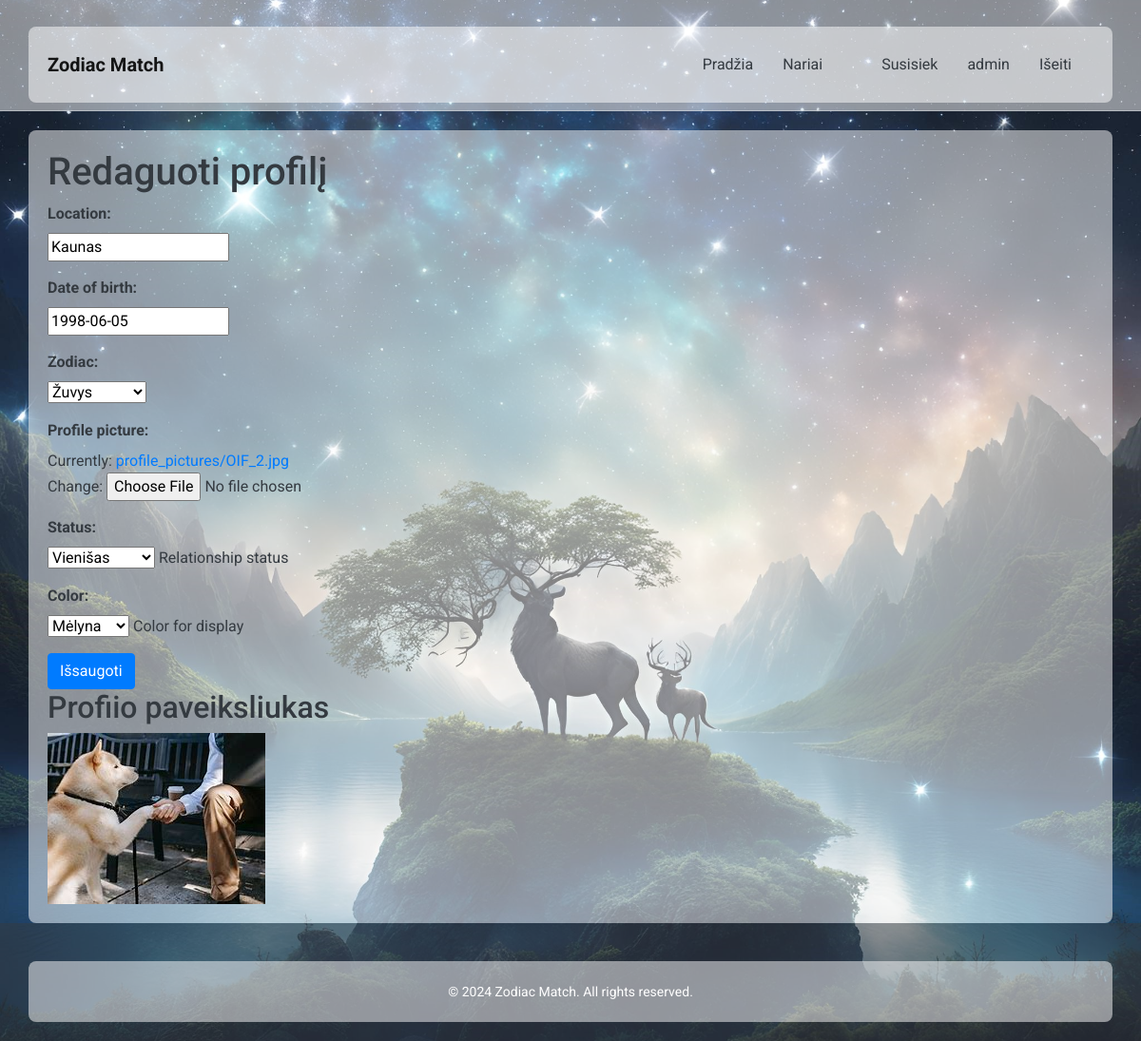
/main/edit-profile/ (signed in), run on the app's committed database.
### zodiacapp/models.py (models this page shows, shortened)
class UserProfile(models.Model):
    ZODIAC_CHOICES = [
        ('Avinas', 'Avinas'),
        ('Jautis', 'Jautis'),
        ('Dvyniai', 'Dvyniai'),
        ('Vėžys', 'Vėžys'),
        ('Liūtas', 'Liūtas'),
        ('Mergelė', 'Mergelė'),
        ('Svarstyklės', 'Svarstyklės'),
        ('Skorpionas', 'Skorpionas'),
        ('Šaulys', 'Šaulys'),
        ('Ožiaragis', 'Ožiaragis'),
        ('Vandenis', 'Vandenis'),
        ('Žuvys', 'Žuvys'),
    ]
    user = models.OneToOneField(User, on_delete=models.CASCADE)
    bio = models.TextField(blank=True)
    profile_picture = models.ImageField(upload_to='profile_pictures/', default='images/default_profile_picture.png')
    location = models.CharField(max_length=100, blank=True)
    date_of_birth = models.DateField(blank=True, null=True)
    zodiac = models.CharField(max_length=20, blank=True)

class RelationshipStatus(models.Model):
    user = models.OneToOneField(User, related_name='relationship_status', on_delete=models.CASCADE)
    STATUS_CHOICES = (
        ('Vienišas', 'Vienišas'),
        ('Įsipareigojęs', 'Įsipareigojęs'),
        ('Susižadėjęs', 'Susižadėjęs'),
        ('Vedęs', 'Vedęs'),
        ('Komplikuota', 'Komplikuota'),
    )
    status = models.CharField(
        max_length=20,
        choices=STATUS_CHOICES,
        default='Vienišas',
        help_text='Relationship status'
    )
    COLOR_CHOICES = (
        ('red', 'Raudona'),
        ('green', 'Žalia'),
        ('blue', 'Mėlyna'),
        ('yellow', 'Geltona'),
    )
    color = models.CharField(
        max_length=10,
        choices=COLOR_CHOICES,
        default='blue',
        help_text='Color for display'
    )

### zodiacapp/views.py (the view)
# urls.py: path('edit-profile/', views.edit_profile_view, name='edit-profile'),
@login_required
def edit_profile_view(request):
    user_profile, created = UserProfile.objects.get_or_create(user=request.user)
    relationship_status, created = RelationshipStatus.objects.get_or_create(user=request.user)
    if request.method == 'POST':
        profile_form = UserProfileForm(request.POST, request.FILES, instance=user_profile)
        status_form = RelationshipStatusForm(request.POST, instance=relationship_status)
        if profile_form.is_valid() and status_form.is_valid():
            profile_form.save()
            status_form.save()
            return redirect('profile')
    else:
        profile_form = UserProfileForm(instance=user_profile)
        status_form = RelationshipStatusForm(instance=relationship_status)
    return render(request, 'edit_profile.html', {
        'profile_form': profile_form,
        'status_form': status_form
    })

### zodiacapp/forms.py
class UserProfileForm(forms.ModelForm):
    class Meta:
        model = UserProfile
        fields = ['location', 'date_of_birth', 'zodiac', 'profile_picture']
        widgets = {
            'zodiac': forms.Select(choices=UserProfile.ZODIAC_CHOICES),
        }

class RelationshipStatusForm(forms.ModelForm):
    class Meta:
        model = RelationshipStatus
        fields = ['status', 'color']

### zodiacapp/templates/edit_profile.html (shortened to what this page needs)
{% extends 'base.html' %}
{% load static %}
{% block content %}
<head>
</head>
<body>
    <h1>Redaguoti profilį</h1>
    <form method="post" enctype="multipart/form-data">
        {{ profile_form.as_p }}
        {{ status_form.as_p }}
        <button class="btn btn-primary" type="submit">Išsaugoti</button>
    </form>
    <h2>Profiio paveiksliukas</h2>
    {% if user.userprofile.profile_picture %}
        <img src="{{ user.userprofile.profile_picture.url }}" alt="Profile Picture">
    {% else %}
        <img src="{% static 'default_profile_picture.png' %}" alt="Default Profile Picture">
    {% endif %}
</body>
{% endblock %}

### zodiacapp/templates/base.html (shortened to what this page needs)
<!DOCTYPE html>
<html lang="en">
<head>
    <link rel="stylesheet" href="https://stackpath.bootstrapcdn.com/bootstrap/4.5.2/css/bootstrap.min.css">
    {% load static %}
    <link rel="stylesheet" href="{% static 'css/styles.css' %}">
</head>
<body>
    <nav class="navbar navbar-expand-lg navbar-light">
        <div class="container">
            <a class="navbar-brand" href="{% url 'index' %}">Zodiac Match</a>
            <div class="collapse navbar-collapse" id="navbarNav">
                <ul class="navbar-nav ml-auto">
                    <li class="nav-item">
                        <a class="nav-link" href="{% url 'index' %}">Pradžia</a>
                    </li>
                    <li class="nav-item">
                        <a class="nav-link" href="{% url 'users-all' %}">Nariai</a>
                    </li>
                    <li class="nav-item">
                        <a class="nav-link" href="{% url 'matchmaking' %}"></a>
                    </li>
                    <li class="nav-item">
                        <a class="nav-link" href="{% url 'contact' %}">Susisiek</a>
                    </li>
                    {% if user.is_authenticated %}
                    <li class="nav-item">
                        <a class="nav-link" href="{% url 'profile' %}">{{ user.username }}</a>
                    </li>
                    <li class="nav-item">
                        <a class="nav-link" href="{% url 'logout' %}">Išeiti</a>
                    </li>
                    {% endif %}
                </ul>
            </div>
        </div>
    </nav>
    <div class="container">
        {% block content %}{% endblock %}
    </div>
    <footer class="footer mt-auto">
        <div class="container text-center">
            <span>&copy; 2024 Zodiac Match. All rights reserved.</span>
        </div>
    </footer>
</body>
</html>

### zodiacapp/static/css/styles.css (style rules this page uses)
html, body { height: 100%; }
body { display: flex; flex-direction: column; font-family: 'Roboto', sans-serif; background: url("../images/background.jpg") no-repeat center center fixed; background-size: cover; color: #343a40; }
.container { flex: 1; margin-top: 20px; background-color: rgba(255, 255, 255, 0.5); padding: 20px; border-radius: 8px; }
.navbar { background-color: rgba(255, 255, 255, 0.5); border-bottom: 1px solid rgba(222, 226, 230, 0.5); }
.navbar-brand { color: #343a40; font-weight: 700; }
.nav-item { margin-right: 15px; }
.nav-link { color: #343a40 !important; font-weight: 400; }
.footer { background-color: rgba(52, 58, 64, 0.5); color: #ffffff; padding: 20px 0; text-align: center; }
.footer span { font-size: 14px; }
label { display: block; font-weight: bold; }

### data on the page
UserProfile: location "Kaunas", date_of_birth "1998-06-05", zodiac "Žuvys"
RelationshipStatus: status "Vienišas", color "Mėlyna"

### other printed values
{{ user.username }} "admin"
